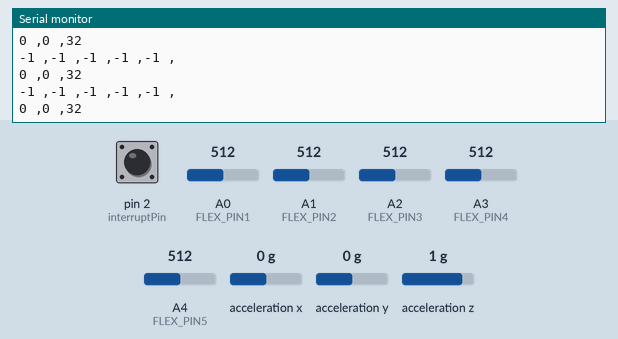
The sketch below on a simulated Arduino Uno, built with avr-gcc and run on an emulated ATmega328P. Shown: the last lines printed to the serial monitor. The test bench sets the inputs (shaded band); at power-on: pin 2 (interruptPin) LOW, acceleration z 1 g, acceleration x 0 g, acceleration y 0 g, A0 (FLEX_PIN1) = 512, A1 (FLEX_PIN2) = 512, A2 (FLEX_PIN3) = 512, A3 (FLEX_PIN4) = 512, A4 (FLEX_PIN5) = 512.

Above: at 2.2 s.
2.3 s: pin 2 (interruptPin) pulled HIGH for 0.15 s
At 3.2 s:
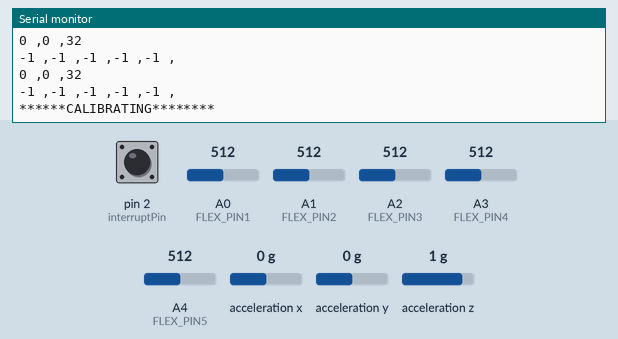
5.4 s: acceleration z set to 0 g
At 5.5 s:
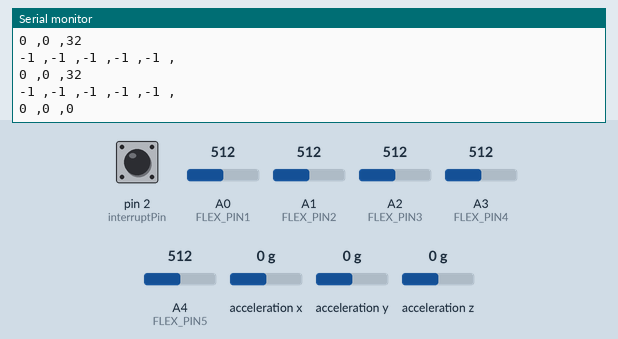
8.4 s: acceleration x set to -1.4 g
At 8.48 s:
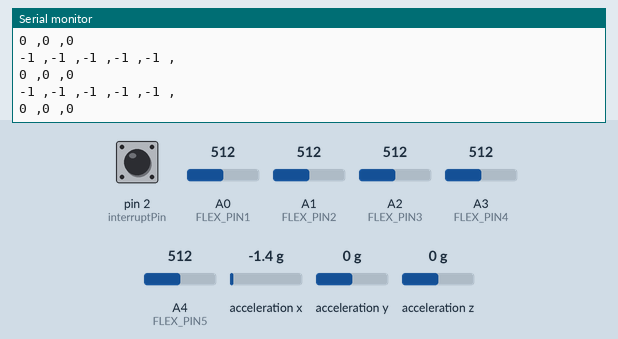
9.9 s: pin 2 (interruptPin) pulled HIGH for 1 s
At 10.7 s:
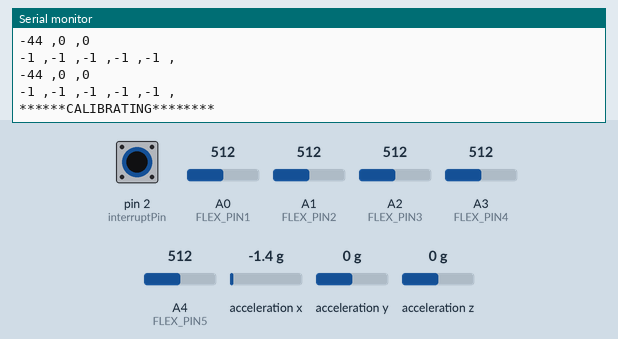
13.9 s: acceleration y set to -0.2 g
At 13.9 s:
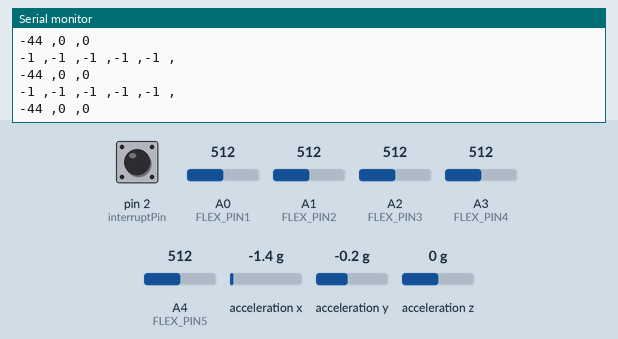
16.9 s: pin 2 (interruptPin) driven HIGH
At 17.8 s:
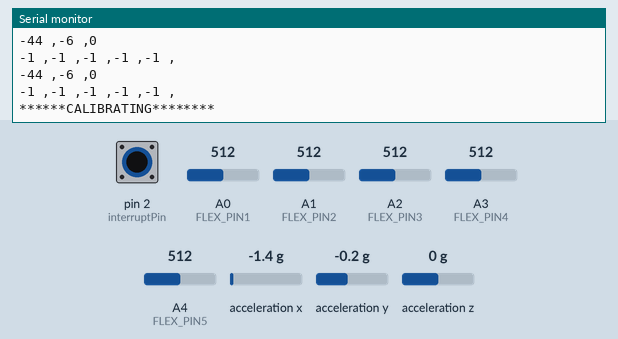

The sketch:

asl_data_final_1.ino
```cpp
#include <SparkFun_ADXL345.h>         // SparkFun ADXL345 Library

/*********** COMMUNICATION SELECTION ***********/
/*    Comment Out The One You Are Not Using    */
//ADXL345 adxl = ADXL345(10);           // USE FOR SPI COMMUNICATION, ADXL345(CS_PIN);
ADXL345 adxl = ADXL345();             // USE FOR I2C COMMUNICATION

/****************** INTERRUPT ******************/
/*      Uncomment If Attaching Interrupt       */
int interruptPin = 2;                 // Setup pin 2 to be the interrupt pin (for most Arduino Boards)

int p = 0,i;

int FLEX_PIN1 = A0;
int FLEX_PIN2 = A1;
int FLEX_PIN3 = A2;
int FLEX_PIN4 = A3;
int FLEX_PIN5 = A4;

int data[5];
int flexADC[5];

int fsensor_min[5]={1023,1023,1023,1023,1023};
int fsensor_max[5]={0,0,0,0,0};

int AccelMinX = 0;
int AccelMaxX = 1023;

int AccelMinY = 0;
int AccelMaxY = 1023;

int AccelMinZ = 0;
int AccelMaxZ = 1023;


void setup(){
  pinMode(interruptPin, INPUT);

  Serial.begin(9600);                 // Start the serial terminal
  Serial.println("SparkFun ADXL345 Accelerometer Hook Up Guide Example");
  Serial.println();

  adxl.powerOn();                     // Power on the ADXL345

  adxl.setRangeSetting(16);           // Give the range settings
                                      // Accepted values are 2g, 4g, 8g or 16g
                                      // Higher Values = Wider Measurement Range
                                      // Lower Values = Greater Sensitivity

  adxl.setTapDetectionOnXYZ(0, 0, 1); // Detect taps in the directions turned ON "adxl.setTapDetectionOnX(X, Y, Z);" (1 == ON, 0 == OFF)
  adxl.setTapThreshold(50);           // 62.5 mg per increment
  adxl.setTapDuration(15);            // 625 μs per increment

  adxl.setImportantInterruptMapping(1, 1, 1, 1, 1);     // Sets "adxl.setEveryInterruptMapping(single tap, double tap, free fall, activity, inactivity);"
                                                        // Accepts only 1 or 2 values for pins INT1 and INT2. This chooses the pin on the ADXL345 to use for Interrupts.
                                                        // This library may have a problem using INT2 pin. Default to INT1 pin.

  adxl.singleTapINT(1);

  attachInterrupt(digitalPinToInterrupt(interruptPin),RSI, RISING);   // Attach Interrupt

  Calibrate();
}

void loop(){
  int x,y,z;
  adxl.readAccel(&x, &y, &z);         // Read the accelerometer values and store them in variables declared above x,y,z

  Serial.print(x);
  Serial.print(" ,");
  Serial.print(y);
  Serial.print(" ,");
  Serial.println(z);

  delay(100);

  flexADC[0]=analogRead(FLEX_PIN1);
  flexADC[1]=analogRead(FLEX_PIN2);
  flexADC[2]=analogRead(FLEX_PIN3);
  flexADC[3]=analogRead(FLEX_PIN4);
  flexADC[4]=analogRead(FLEX_PIN5);

  for(i=0;i<5;i++)
  {
   flexADC[i] = constrain(flexADC[i],fsensor_min[i],fsensor_max[i]);
   data[i] = map(flexADC[i],fsensor_min[i],fsensor_max[i],0,90);
  }

  for(i=0;i<5;i++){
     Serial.print(data[i]);
     Serial.print(" ,");
  }
  Serial.println();

  if(p==1)
  {
  Calibrate();
  p =0;
  }
}

void Calibrate()
{
   Serial.println("******CALIBRATING********");
   int t=millis();
   int T=0;
   while((T-t)<1000)
   {
   flexADC[0] = analogRead(FLEX_PIN1);
   flexADC[1] = analogRead(FLEX_PIN2);
   flexADC[2] = analogRead(FLEX_PIN3);
   flexADC[3] = analogRead(FLEX_PIN4);
   flexADC[4] = analogRead(FLEX_PIN5);

   for(i=0;i<5;i++)
   {
    if(flexADC[i] < fsensor_min[i])fsensor_min[i] = flexADC[i];
    if(flexADC[i] > fsensor_max[i])fsensor_max[i] = flexADC[i];
   }

   i = 0;

   int x,y,z;
   adxl.readAccel(&x, &y, &z);

   if(x < AccelMinX) AccelMinX = x;
   if(x > AccelMaxX) AccelMaxX = x;

   if(y < AccelMinY) AccelMinY = y;
   if(y > AccelMaxY) AccelMaxY = y;

   if(z < AccelMinZ) AccelMinZ = z;
   if(z > AccelMaxZ) AccelMaxZ = z;

   T=millis();
}
}

void RSI()
{
  p = p+1;
}
```

Measured:
- the behaviour switches between 0 and -0.1 g on acceleration y (found by bisection; images 4 and 5)
- after the input at 5.4 s, the serial monitor: prints a new line at once (image 2)
- after the input at 9.9 s, the serial monitor: prints a new line after 0.05 s (image 4)
- after the input at 16.9 s, the serial monitor: prints a new line after 0.12 s (image 6)
